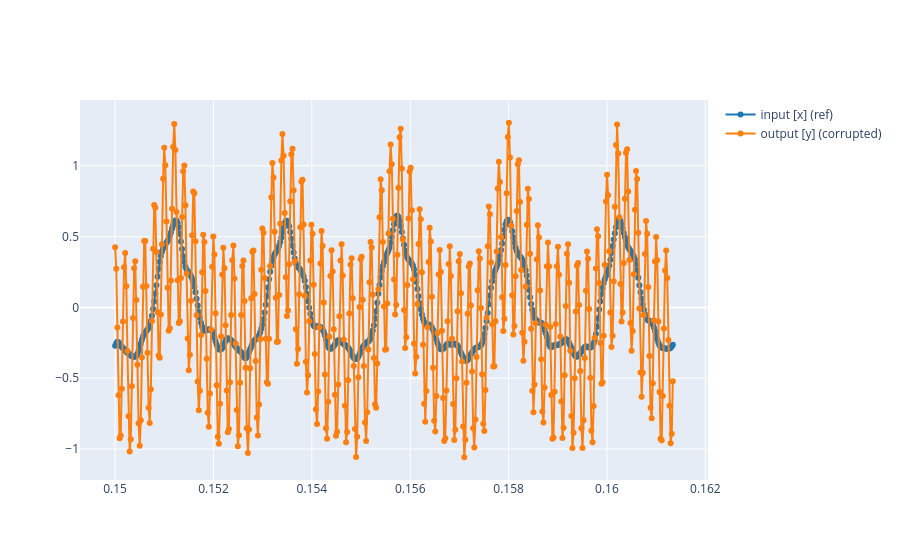

Notebook source saved alongside this figure:
### Markdown cell above
3.2 Plot both the reference signal and the corrupted signal and listen to the latter one.

### Code cell
plot_signals([ref, x_interf], fs, t_start , t_end, name=['input [x] (ref)', 'output [y] (corrupted)'], mode= 'lines+markers')

### Figure 1 — Plotly figure (JSON) as saved in the notebook; plotly's stock layout.template omitted (floating-point values rounded to 4 significant figures; data arrays with more than 128 entries replaced by an {"elided": "..."} marker saying what was removed)
{"data": [{"line": {"color": "#1f77b4", "shape": "linear"}, "mode": "lines+markers", "name": "input [x] (ref)", "type": "scatter", "x": {"elided": "501 float values"}, "y": {"elided": "501 float values"}}, {"line": {"color": "#ff7f0e", "shape": "linear"}, "mode": "lines+markers", "name": "output [y] (corrupted)", "type": "scatter", "x": {"elided": "501 float values"}, "y": {"elided": "501 float values"}}], "layout": {}}
